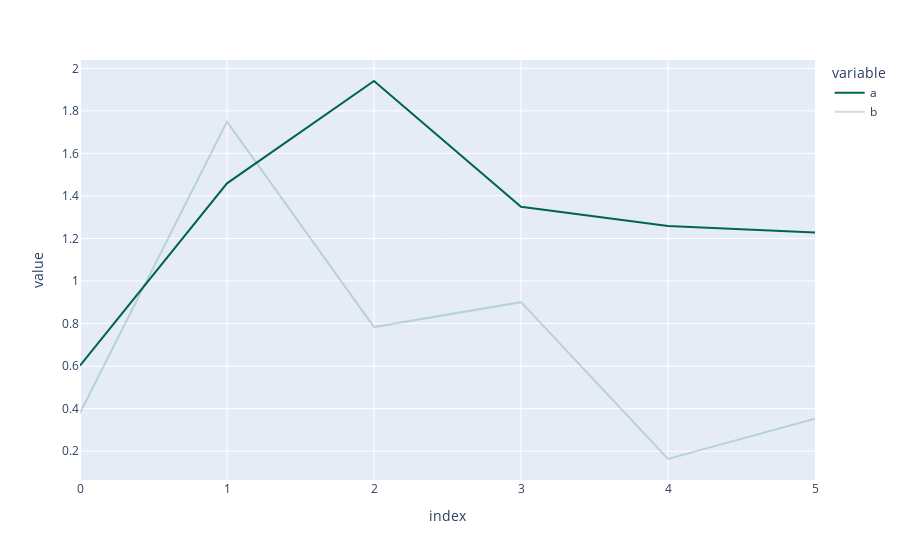

Write notebook code for a chart like this one.
### Code cell
px.line(df,color_discrete_map={"a":'rgba(0,100,80,1)',"b":'rgba(0,100,80,0.2)'})

### Figure 1 — Plotly figure (JSON) as saved in the notebook; plotly's stock layout.template omitted (floating-point values rounded to 4 significant figures)
{"data": [{"hovertemplate": "variable=a<br>index=%{x}<br>value=%{y}<extra></extra>", "legendgroup": "a", "line": {"color": "rgba(0,100,80,1)", "dash": "solid"}, "marker": {"symbol": "circle"}, "mode": "lines", "name": "a", "orientation": "v", "showlegend": true, "type": "scatter", "x": [0, 1, 2, 3, 4, 5], "xaxis": "x", "y": [0.6023, 1.459, 1.94, 1.349, 1.259, 1.228], "yaxis": "y"}, {"hovertemplate": "variable=b<br>index=%{x}<br>value=%{y}<extra></extra>", "legendgroup": "b", "line": {"color": "rgba(0,100,80,0.2)", "dash": "solid"}, "marker": {"symbol": "circle"}, "mode": "lines", "name": "b", "orientation": "v", "showlegend": true, "type": "scatter", "x": [0, 1, 2, 3, 4, 5], "xaxis": "x", "y": [0.3798, 1.749, 0.7833, 0.9006, 0.1632, 0.353], "yaxis": "y"}], "layout": {"legend": {"title": {"text": "variable"}, "tracegroupgap": 0}, "margin": {"t": 60}, "xaxis": {"anchor": "y", "domain": [0, 1], "title": {"text": "index"}}, "yaxis": {"anchor": "x", "domain": [0, 1], "title": {"text": "value"}}}}
